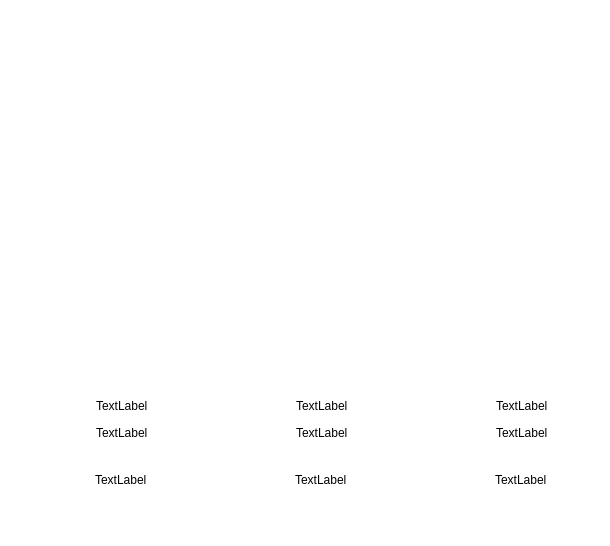
  <widget class="QFrame" name="frame_5">
   <property name="geometry">
    <rect>
     <x>52</x>
     <y>499</y>
     <width>610</width>
     <height>546</height>
    </rect>
   </property>
   <property name="styleSheet">
    <string notr="true">background: transparent; 
background-image: url(:/pic/qy_firstlpsb.png);
border:0px</string>
   </property>
   <property name="frameShape">
    <enum>QFrame::StyledPanel</enum>
   </property>
   <property name="frameShadow">
    <enum>QFrame::Raised</enum>
   </property>
   <widget class="DoubleCyEmForm" name="cy_em_1_widget" native="true">
    <property name="geometry">
     <rect>
      <x>10</x>
      <y>113</y>
      <width>190</width>
      <height>230</height>
     </rect>
    </property>
   </widget>
   <widget class="DoubleCyEmForm" name="cy_em_2_widget" native="true">
    <property name="geometry">
     <rect>
      <x>208</x>
      <y>113</y>
      <width>190</width>
      <height>230</height>
     </rect>
    </property>
   </widget>
   <widget class="QWidget" name="cp_1_widget" native="true">
    <property name="geometry">
     <rect>
      <x>404</x>
      <y>113</y>
      <width>95</width>
      <height>230</height>
     </rect>
    </property>
   </widget>
   <widget class="QWidget" name="cp_2_widget_2" native="true">
    <property name="geometry">
     <rect>
      <x>505</x>
      <y>113</y>
      <width>95</width>
      <height>230</height>
     </rect>
    </property>
   </widget>
   <widget class="QLabel" name="label">
    <property name="geometry">
     <rect>
      <x>260</x>
      <y>17</y>
      <width>106</width>
      <height>26</height>
     </rect>
    </property>
    <property name="font">
     <font>
      <pointsize>15</pointsize>
     </font>
    </property>
    <property name="layoutDirection">
     <enum>Qt::LeftToRight</enum>
    </property>
    <property name="styleSheet">
     <string notr="true">color: rgb(255, 255, 255);
background-image: url(:/pic/smalltitle.png);</string>
    </property>
    <property name="text">
     <string>1#液压站</string>
    </property>
    <property name="alignment">
     <set>Qt::AlignCenter</set>
    </property>
   </widget>
   <widget class="QLabel" name="label_2">
    <property name="geometry">
     <rect>
      <x>12</x>
      <y>83</y>
      <width>73</width>
      <height>15</height>
     </rect>
    </property>
    <property name="font">
     <font>
      <pointsize>9</pointsize>
     </font>
    </property>
    <property name="styleSheet">
     <string notr="true">color: rgb(255, 255, 255);
background-image: url(:/pic/subtitle.png);</string>
    </property>
    <property name="text">
     <string>1#滑架电机</string>
    </property>
    <property name="alignment">
     <set>Qt::AlignCenter</set>
    </property>
   </widget>
   <widget class="QLabel" name="label_3">
    <property name="geometry">
     <rect>
      <x>212</x>
      <y>83</y>
      <width>73</width>
      <height>15</height>
     </rect>
    </property>
    <property name="font">
     <font>
      <pointsize>9</pointsize>
     </font>
    </property>
    <property name="styleSheet">
     <string notr="true">color: rgb(255, 255, 255);
background-image: url(:/pic/subtitle.png);</string>
    </property>
    <property name="text">
     <string>2#滑架电机</string>
    </property>
    <property name="alignment">
     <set>Qt::AlignCenter</set>
    </property>
   </widget>
   <widget class="QLabel" name="label_4">
    <property name="geometry">
     <rect>
      <x>414</x>
      <y>83</y>
      <width>73</width>
      <height>15</height>
     </rect>
    </property>
    <property name="font">
     <font>
      <pointsize>9</pointsize>
     </font>
    </property>
    <property name="styleSheet">
     <string notr="true">color: rgb(255, 255, 255);
background-image: url(:/pic/subtitle.png);</string>
    </property>
    <property name="text">
     <string>1#盖板电机</string>
    </property>
    <property name="alignment">
     <set>Qt::AlignCenter</set>
    </property>
   </widget>
   <widget class="QLabel" name="label_5">
    <property name="geometry">
     <rect>
      <x>515</x>
      <y>83</y>
      <width>73</width>
      <height>15</height>
     </rect>
    </property>
    <property name="font">
     <font>
      <pointsize>9</pointsize>
     </font>
    </property>
    <property name="styleSheet">
     <string notr="true">color: rgb(255, 255, 255);
background-image: url(:/pic/subtitle.png);</string>
    </property>
    <property name="text">
     <string>2#盖板电机</string>
    </property>
    <property name="alignment">
     <set>Qt::AlignCenter</set>
    </property>
   </widget>
   <widget class="QLabel" name="label_16">
    <property name="geometry">
     <rect>
      <x>12</x>
      <y>353</y>
      <width>73</width>
      <height>15</height>
     </rect>
    </property>
    <property name="font">
     <font>
      <pointsize>9</pointsize>
     </font>
    </property>
    <property name="styleSheet">
     <string notr="true">color: rgb(255, 255, 255);
background-image: url(:/pic/subtitle.png);</string>
    </property>
    <property name="text">
     <string>1#污泥滑架</string>
    </property>
    <property name="alignment">
     <set>Qt::AlignCenter</set>
    </property>
   </widget>
   <widget class="QLabel" name="label_17">
    <property name="geometry">
     <rect>
      <x>110</x>
      <y>353</y>
      <width>73</width>
      <height>15</height>
     </rect>
    </property>
    <property name="font">
     <font>
      <pointsize>9</pointsize>
     </font>
    </property>
    <property name="styleSheet">
     <string notr="true">color: rgb(255, 255, 255);
background-image: url(:/pic/subtitle.png);</string>
    </property>
    <property name="text">
     <string>2#污泥滑架</string>
    </property>
    <property name="alignment">
     <set>Qt::AlignCenter</set>
    </property>
   </widget>
   <widget class="QLabel" name="label_18">
    <property name="geometry">
     <rect>
      <x>210</x>
      <y>353</y>
      <width>73</width>
      <height>15</height>
     </rect>
    </property>
    <property name="font">
     <font>
      <pointsize>9</pointsize>
     </font>
    </property>
    <property name="styleSheet">
     <string notr="true">color: rgb(255, 255, 255);
background-image: url(:/pic/subtitle.png);</string>
    </property>
    <property name="text">
     <string>3#污泥滑架</string>
    </property>
    <property name="alignment">
     <set>Qt::AlignCenter</set>
    </property>
   </widget>
   <widget class="QLabel" name="label_19">
    <property name="geometry">
     <rect>
      <x>310</x>
      <y>353</y>
      <width>73</width>
      <height>15</height>
     </rect>
    </property>
    <property name="font">
     <font>
      <pointsize>9</pointsize>
     </font>
    </property>
    <property name="styleSheet">
     <string notr="true">color: rgb(255, 255, 255);
background-image: url(:/pic/subtitle.png);</string>
    </property>
    <property name="text">
     <string>4#污泥滑架</string>
    </property>
    <property name="alignment">
     <set>Qt::AlignCenter</set>
    </property>
   </widget>
   <widget class="QLabel" name="label_22">
    <property name="geometry">
     <rect>
      <x>416</x>
      <y>353</y>
      <width>73</width>
      <height>15</height>
     </rect>
    </property>
    <property name="font">
     <font>
      <pointsize>9</pointsize>
     </font>
    </property>
    <property name="styleSheet">
     <string notr="true">color: rgb(255, 255, 255);
background-image: url(:/pic/subtitle.png);</string>
    </property>
    <property name="text">
     <string>1#污泥盖板</string>
    </property>
    <property name="alignment">
     <set>Qt::AlignCenter</set>
    </property>
   </widget>
   <widget class="QLabel" name="label_23">
    <property name="geometry">
     <rect>
      <x>516</x>
      <y>353</y>
      <width>73</width>
      <height>15</height>
     </rect>
    </property>
    <property name="font">
     <font>
      <pointsize>9</pointsize>
     </font>
    </property>
    <property name="styleSheet">
     <string notr="true">color: rgb(255, 255, 255);
background-image: url(:/pic/subtitle.png);</string>
    </property>
    <property name="text">
     <string>2#污泥盖板</string>
    </property>
    <property name="alignment">
     <set>Qt::AlignCenter</set>
    </property>
   </widget>
   <widget class="QLabel" name="label_30">
    <property name="geometry">
     <rect>
      <x>21</x>
      <y>393</y>
      <width>75</width>
      <height>26</height>
     </rect>
    </property>
    <property name="font">
     <font>
      <pointsize>9</pointsize>
     </font>
    </property>
    <property name="styleSheet">
     <string notr="true">color: rgb(255, 255, 255);
background-image: url(:/pic/field_bg.png);</string>
    </property>
    <property name="text">
     <string>1#滑架压力</string>
    </property>
    <property name="alignment">
     <set>Qt::AlignCenter</set>
    </property>
   </widget>
   <widget class="QLabel" name="label_41">
    <property name="geometry">
     <rect>
      <x>21</x>
      <y>420</y>
      <width>75</width>
      <height>26</height>
     </rect>
    </property>
    <property name="font">
     <font>
      <pointsize>9</pointsize>
     </font>
    </property>
    <property name="styleSheet">
     <string notr="true">color: rgb(255, 255, 255);
background-image: url(:/pic/field_bg.png);</string>
    </property>
    <property name="text">
     <string>2#滑架压力</string>
    </property>
    <property name="alignment">
     <set>Qt::AlignCenter</set>
    </property>
   </widget>
   <widget class="QLabel" name="CY_2_PRESSURE_label">
    <property name="geometry">
     <rect>
      <x>96</x>
      <y>420</y>
      <width>75</width>
      <height>26</height>
     </rect>
    </property>
    <property name="styleSheet">
     <string notr="true">background-image: url(:/pic/white_bg.png);</string>
    </property>
    <property name="text">
     <string>TextLabel</string>
    </property>
   </widget>
   <widget class="QLabel" name="label_42">
    <property name="geometry">
     <rect>
      <x>20</x>
      <y>467</y>
      <width>75</width>
      <height>26</height>
     </rect>
    </property>
    <property name="font">
     <font>
      <pointsize>8</pointsize>
     </font>
    </property>
    <property name="styleSheet">
     <string notr="true">color: rgb(255, 255, 255);
background-image: url(:/pic/field_bg.png);</string>
    </property>
    <property name="text">
     <string>  1-2#滑
架速度给定</string>
    </property>
    <property name="alignment">
     <set>Qt::AlignCenter</set>
    </property>
   </widget>
   <widget class="QLabel" name="CY_1_PRESSURE_label">
    <property name="geometry">
     <rect>
      <x>96</x>
      <y>393</y>
      <width>75</width>
      <height>26</height>
     </rect>
    </property>
    <property name="styleSheet">
     <string notr="true">background-image: url(:/pic/white_bg.png);</string>
    </property>
    <property name="text">
     <string>TextLabel</string>
    </property>
   </widget>
   <widget class="QLabel" name="SLUG_CY_1_RATE_label">
    <property name="geometry">
     <rect>
      <x>95</x>
      <y>467</y>
      <width>75</width>
      <height>26</height>
     </rect>
    </property>
    <property name="styleSheet">
     <string notr="true">background-image: url(:/pic/white_bg.png);</string>
    </property>
    <property name="text">
     <string>TextLabel</string>
    </property>
   </widget>
   <widget class="QLabel" name="CY_3_PRESSURE_label">
    <property name="geometry">
     <rect>
      <x>296</x>
      <y>393</y>
      <width>75</width>
      <height>26</height>
     </rect>
    </property>
    <property name="styleSheet">
     <string notr="true">background-image: url(:/pic/white_bg.png);</string>
    </property>
    <property name="text">
     <string>TextLabel</string>
    </property>
   </widget>
   <widget class="QLabel" name="label_57">
    <property name="geometry">
     <rect>
      <x>221</x>
      <y>393</y>
      <width>75</width>
      <height>26</height>
     </rect>
    </property>
    <property name="font">
     <font>
      <pointsize>9</pointsize>
     </font>
    </property>
    <property name="styleSheet">
     <string notr="true">color: rgb(255, 255, 255);
background-image: url(:/pic/field_bg.png);</string>
    </property>
    <property name="text">
     <string>3#滑架压力</string>
    </property>
    <property name="alignment">
     <set>Qt::AlignCenter</set>
    </property>
   </widget>
   <widget class="QLabel" name="SLUG_CY_2_RATE_label">
    <property name="geometry">
     <rect>
      <x>295</x>
      <y>467</y>
      <width>75</width>
      <height>26</height>
     </rect>
    </property>
    <property name="styleSheet">
     <string notr="true">background-image: url(:/pic/white_bg.png);</string>
    </property>
    <property name="text">
     <string>TextLabel</string>
    </property>
   </widget>
   <widget class="QLabel" name="label_58">
    <property name="geometry">
     <rect>
      <x>221</x>
      <y>420</y>
      <width>75</width>
      <height>26</height>
     </rect>
    </property>
    <property name="font">
     <font>
      <pointsize>9</pointsize>
     </font>
    </property>
    <property name="styleSheet">
     <string notr="true">color: rgb(255, 255, 255);
background-image: url(:/pic/field_bg.png);</string>
    </property>
    <property name="text">
     <string>4#滑架压力</string>
    </property>
    <property name="alignment">
     <set>Qt::AlignCenter</set>
    </property>
   </widget>
   <widget class="QLabel" name="CY_4_PRESSURE_label">
    <property name="geometry">
     <rect>
      <x>296</x>
      <y>420</y>
      <width>75</width>
      <height>26</height>
     </rect>
    </property>
    <property name="styleSheet">
     <string notr="true">background-image: url(:/pic/white_bg.png);</string>
    </property>
    <property name="text">
     <string>TextLabel</string>
    </property>
   </widget>
   <widget class="QLabel" name="label_59">
    <property name="geometry">
     <rect>
      <x>220</x>
      <y>467</y>
      <width>75</width>
      <height>26</height>
     </rect>
    </property>
    <property name="font">
     <font>
      <pointsize>8</pointsize>
     </font>
    </property>
    <property name="styleSheet">
     <string notr="true">color: rgb(255, 255, 255);
background-image: url(:/pic/field_bg.png);</string>
    </property>
    <property name="text">
     <string>  3-4#滑
架速度给定</string>
    </property>
    <property name="alignment">
     <set>Qt::AlignCenter</set>
    </property>
   </widget>
   <widget class="QLabel" name="CONVEYOR_1_PRESSURE_label">
    <property name="geometry">
     <rect>
      <x>495</x>
      <y>467</y>
      <width>75</width>
      <height>26</height>
     </rect>
    </property>
    <property name="styleSheet">
     <string notr="true">background-image: url(:/pic/white_bg.png);</string>
    </property>
    <property name="text">
     <string>TextLabel</string>
    </property>
   </widget>
   <widget class="QLabel" name="FC_PLATE_1_PRESSURE_label">
    <property name="geometry">
     <rect>
      <x>496</x>
      <y>393</y>
      <width>75</width>
      <height>26</height>
     </rect>
    </property>
    <property name="styleSheet">
     <string notr="true">background-image: url(:/pic/white_bg.png);</string>
    </property>
    <property name="text">
     <string>TextLabel</string>
    </property>
   </widget>
   <widget class="QLabel" name="label_60">
    <property name="geometry">
     <rect>
      <x>421</x>
      <y>420</y>
      <width>75</width>
      <height>26</height>
     </rect>
    </property>
    <property name="font">
     <font>
      <pointsize>9</pointsize>
     </font>
    </property>
    <property name="styleSheet">
     <string notr="true">color: rgb(255, 255, 255);
background-image: url(:/pic/field_bg.png);</string>
    </property>
    <property name="text">
     <string>2#盖板压力</string>
    </property>
    <property name="alignment">
     <set>Qt::AlignCenter</set>
    </property>
   </widget>
   <widget class="QLabel" name="label_61">
    <property name="geometry">
     <rect>
      <x>420</x>
      <y>467</y>
      <width>75</width>
      <height>26</height>
     </rect>
    </property>
    <property name="font">
     <font>
      <pointsize>9</pointsize>
     </font>
    </property>
    <property name="styleSheet">
     <string notr="true">color: rgb(255, 255, 255);
background-image: url(:/pic/field_bg.png);</string>
    </property>
    <property name="text">
     <string>1#刮板压力</string>
    </property>
    <property name="alignment">
     <set>Qt::AlignCenter</set>
    </property>
   </widget>
   <widget class="QLabel" name="label_62">
    <property name="geometry">
     <rect>
      <x>421</x>
      <y>393</y>
      <width>75</width>
      <height>26</height>
     </rect>
    </property>
    <property name="font">
     <font>
      <pointsize>9</pointsize>
     </font>
    </property>
    <property name="styleSheet">
     <string notr="true">color: rgb(255, 255, 255);
background-image: url(:/pic/field_bg.png);</string>
    </property>
    <property name="text">
     <string>1#盖板压力</string>
    </property>
    <property name="alignment">
     <set>Qt::AlignCenter</set>
    </property>
   </widget>
   <widget class="QLabel" name="FC_PLATE_2_PRESSURE_label">
    <property name="geometry">
     <rect>
      <x>496</x>
      <y>420</y>
      <width>75</width>
      <height>26</height>
     </rect>
    </property>
    <property name="styleSheet">
     <string notr="true">background-image: url(:/pic/white_bg.png);</string>
    </property>
    <property name="text">
     <string>TextLabel</string>
    </property>
   </widget>
  </widget>
